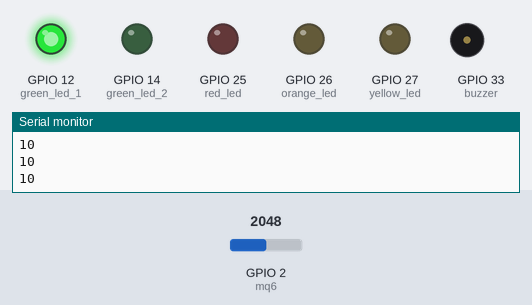
Recording of a sketch running on a simulated ESP32. Shown: output pins drawn as LEDs (lit = HIGH), buzzer (waves = sounding, pin HIGH), the last lines printed to the serial monitor. The inputs (shaded band) are chosen by the test bench; at power-on: GPIO 2 (mq6) = 2048.

Above: at 1.2 s.
1.3 s: GPIO 2 (mq6) set to 2184
2.8 s: GPIO 2 (mq6) set to 2329
At 4.1 s:
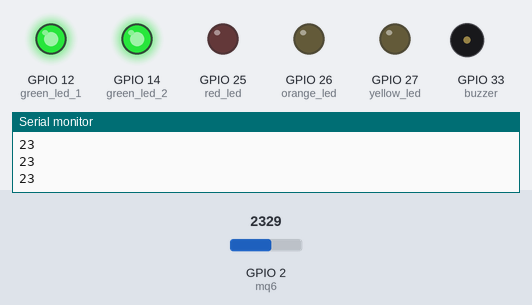
4.5 s: GPIO 2 (mq6) set to 2664
6.0 s: GPIO 2 (mq6) set to 2768
At 6.5 s:
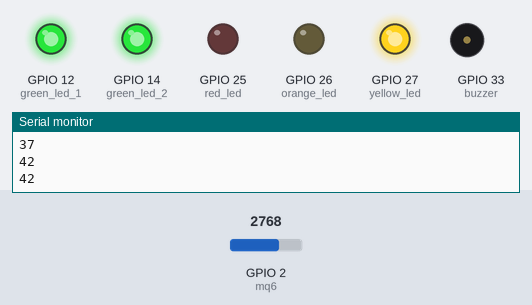
7.5 s: GPIO 2 (mq6) set to 3123
9.0 s: GPIO 2 (mq6) set to 3221
At 10.0 s:
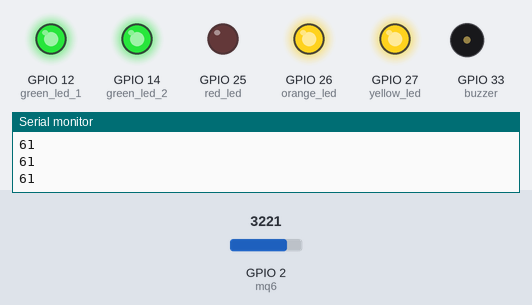
Timing chart, 0 to 11.5 s (numbered marks = the images above; inputs shaded):
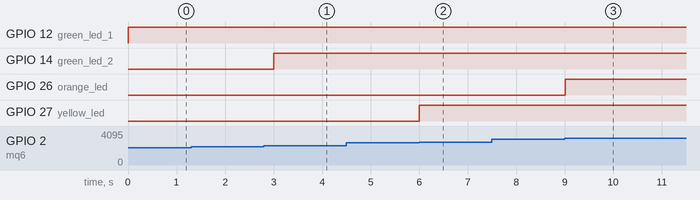

The sketch:

gas_sensor_prototype.ino
```cpp
int sensor_Value;
#define red_led 25
#define orange_led 26
#define yellow_led 27
#define green_led_2 14
#define green_led_1 12
#define mq6 2
#define buzzer 33

void setup()
{
  pinMode(buzzer, OUTPUT);
  pinMode(red_led, OUTPUT);
  pinMode(orange_led, OUTPUT);
  pinMode(yellow_led, OUTPUT);
  pinMode(green_led_2, OUTPUT);
  pinMode(green_led_1, OUTPUT);
  Serial.begin(115200);
}

void loop()
{
  sensor_Value = analogRead(mq6);
  sensor_Value = map(sensor_Value, 1800, 4095, 0, 100);//Here I re-map a number from one range to another
  Serial.println(sensor_Value);
  digitalWrite(green_led_1, HIGH);
  digitalWrite(green_led_2, sensor_Value >= 20 ? HIGH : LOW);
  digitalWrite(yellow_led, sensor_Value >= 40 ? HIGH : LOW);
  digitalWrite(orange_led, sensor_Value >= 60 ? HIGH : LOW);
  digitalWrite(red_led, sensor_Value >= 80 ? HIGH : LOW);
  if(red_led, sensor_Value >= 80 ? HIGH : LOW)
  {
    digitalWrite(green_led_1, HIGH);
    digitalWrite(green_led_2, HIGH);
    digitalWrite(yellow_led, HIGH);
    digitalWrite(orange_led, HIGH);
    digitalWrite(red_led, HIGH);
    delay(500);
    digitalWrite(green_led_1, LOW);
    digitalWrite(green_led_2, LOW);
    digitalWrite(yellow_led, LOW);
    digitalWrite(orange_led, LOW);
    digitalWrite(red_led, LOW);
  }
    if(red_led, sensor_Value >= 80 ? HIGH : LOW)
  {
    digitalWrite(buzzer, HIGH); // Here the buzzer is simulated with blinking a blue led
    delay (800);
    digitalWrite(buzzer, LOW);
  }
  else
  {
    digitalWrite(buzzer, LOW);
  }
  delay(250);
}
```

Measured:
- the behaviour switches between 2258 and 2259 on GPIO 2 (mq6) (found by bisection; images 0 and 1)
- the behaviour switches between 2717 and 2718 on GPIO 2 (mq6) (found by bisection; images 1 and 2)
- the behaviour switches between 3176 and 3177 on GPIO 2 (mq6) (found by bisection; images 2 and 3)
- after the input at 2.8 s, GPIO 14 (green_led_2): LOW → HIGH after 0.20 s
- after the input at 6.0 s, GPIO 27 (yellow_led): LOW → HIGH at once
- after the input at 9.0 s, GPIO 26 (orange_led): LOW → HIGH at once
